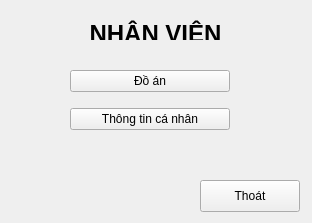
<?xml version="1.0" encoding="UTF-8"?>
<ui version="4.0">
 <class>MainWindow</class>
 <widget class="QMainWindow" name="MainWindow">
  <property name="geometry">
   <rect>
    <x>0</x>
    <y>0</y>
    <width>312</width>
    <height>223</height>
   </rect>
  </property>
  <property name="windowTitle">
   <string>MainWindow</string>
  </property>
  <widget class="QWidget" name="centralwidget">
   <widget class="QLabel" name="label">
    <property name="geometry">
     <rect>
      <x>0</x>
      <y>20</y>
      <width>311</width>
      <height>20</height>
     </rect>
    </property>
    <property name="text">
     <string>&lt;html&gt;&lt;head/&gt;&lt;body&gt;&lt;p align=&quot;center&quot;&gt;&lt;span style=&quot; font-size:18pt; font-weight:700;&quot;&gt;NHÂN VIÊN&lt;/span&gt;&lt;/p&gt;&lt;/body&gt;&lt;/html&gt;</string>
    </property>
   </widget>
   <widget class="QWidget" name="verticalLayoutWidget">
    <property name="geometry">
     <rect>
      <x>70</x>
      <y>60</y>
      <width>160</width>
      <height>80</height>
     </rect>
    </property>
    <layout class="QVBoxLayout" name="verticalLayout">
     <item>
      <widget class="QPushButton" name="pushButton">
       <property name="text">
        <string>Đồ án</string>
       </property>
      </widget>
     </item>
     <item>
      <widget class="QPushButton" name="pushButton_2">
       <property name="text">
        <string>Thông tin cá nhân</string>
       </property>
      </widget>
     </item>
    </layout>
   </widget>
   <widget class="QPushButton" name="pushButton_3">
    <property name="geometry">
     <rect>
      <x>200</x>
      <y>180</y>
      <width>100</width>
      <height>32</height>
     </rect>
    </property>
    <property name="text">
     <string>Thoát</string>
    </property>
   </widget>
  </widget>
 </widget>
 <resources/>
 <connections/>
</ui>
